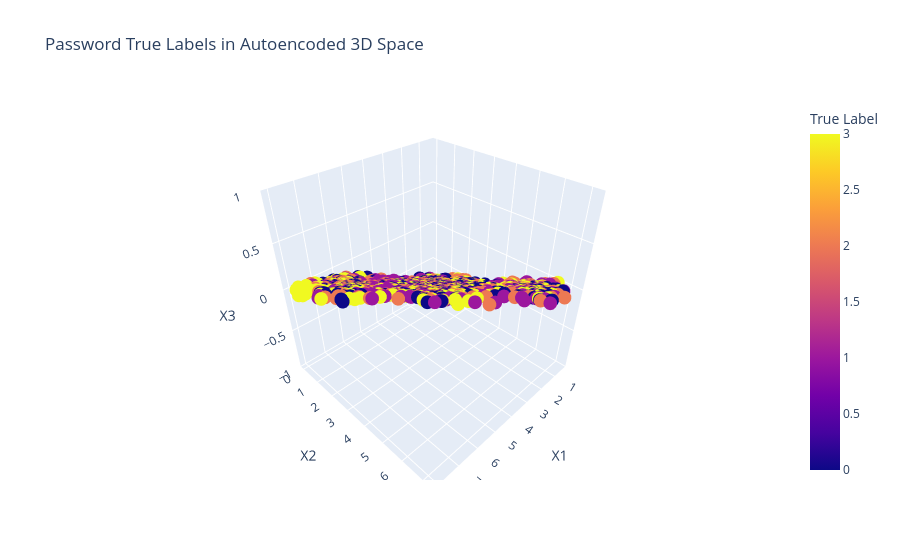
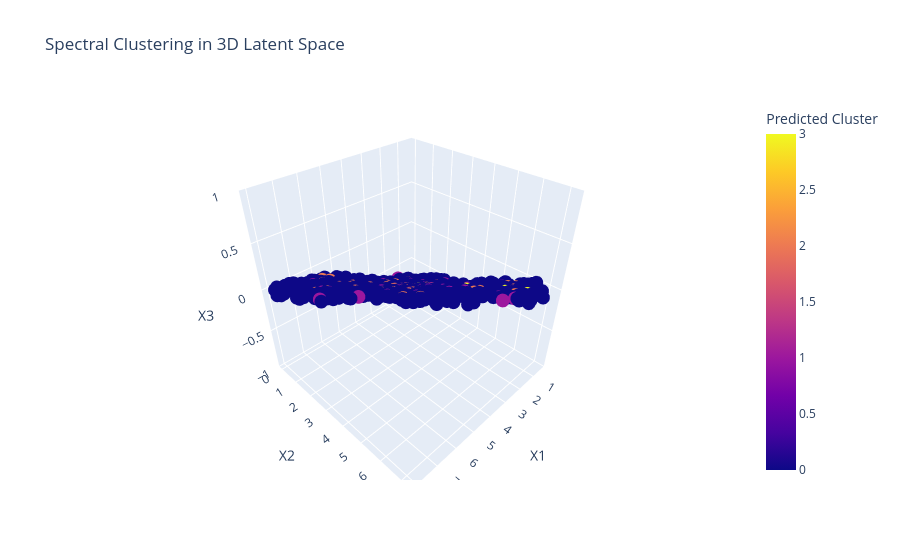

Notebook cell for these charts, in order:
### Code cell
alg_cluster_results = pd.DataFrame({
    'X1': encoded_data[:, 0],
    'X2': encoded_data[:, 1],
    'X3': encoded_data[:, 2],
    'True Label': pass_true,
    'Predicted Cluster': sc_pass_pred
})

fig_true = px.scatter_3d(
    alg_cluster_results, x='X1', y='X2', z='X3',
    color='True Label',
    title='Password True Labels in Autoencoded 3D Space'
)
fig_true.show()

fig_pred = px.scatter_3d(
    alg_cluster_results, x='X1', y='X2', z='X3',
    color='Predicted Cluster',
    title='Spectral Clustering in 3D Latent Space'
)
fig_pred.show()

### Figure 1 — Plotly figure (JSON) as saved in the notebook; plotly's stock layout.template omitted (floating-point values rounded to 4 significant figures; data arrays with more than 128 entries replaced by an {"elided": "..."} marker saying what was removed)
{"data": [{"hovertemplate": "X1=%{x}<br>X2=%{y}<br>X3=%{z}<br>True Label=%{marker.color}<extra></extra>", "legendgroup": "", "marker": {"color": {"elided": "1600 int values"}, "coloraxis": "coloraxis", "symbol": "circle"}, "mode": "markers", "name": "", "scene": "scene", "showlegend": false, "type": "scatter3d", "x": {"elided": "1600 float values"}, "y": {"elided": "1600 float values"}, "z": {"elided": "1600 int values"}}], "layout": {"coloraxis": {"colorbar": {"title": {"text": "True Label"}}, "colorscale": [[0, "#0d0887"], [0.1111, "#46039f"], [0.2222, "#7201a8"], [0.3333, "#9c179e"], [0.4444, "#bd3786"], [0.5556, "#d8576b"], [0.6667, "#ed7953"], [0.7778, "#fb9f3a"], [0.8889, "#fdca26"], [1, "#f0f921"]]}, "legend": {"tracegroupgap": 0}, "scene": {"domain": {"x": [0, 1], "y": [0, 1]}, "xaxis": {"title": {"text": "X1"}}, "yaxis": {"title": {"text": "X2"}}, "zaxis": {"title": {"text": "X3"}}}, "title": {"text": "Password True Labels in Autoencoded 3D Space"}}}

### Figure 2 — Plotly figure (JSON) as saved in the notebook; plotly's stock layout.template omitted (floating-point values rounded to 4 significant figures; data arrays with more than 128 entries replaced by an {"elided": "..."} marker saying what was removed)
{"data": [{"hovertemplate": "X1=%{x}<br>X2=%{y}<br>X3=%{z}<br>Predicted Cluster=%{marker.color}<extra></extra>", "legendgroup": "", "marker": {"color": {"elided": "1600 int values"}, "coloraxis": "coloraxis", "symbol": "circle"}, "mode": "markers", "name": "", "scene": "scene", "showlegend": false, "type": "scatter3d", "x": {"elided": "1600 float values"}, "y": {"elided": "1600 float values"}, "z": {"elided": "1600 int values"}}], "layout": {"coloraxis": {"colorbar": {"title": {"text": "Predicted Cluster"}}, "colorscale": [[0, "#0d0887"], [0.1111, "#46039f"], [0.2222, "#7201a8"], [0.3333, "#9c179e"], [0.4444, "#bd3786"], [0.5556, "#d8576b"], [0.6667, "#ed7953"], [0.7778, "#fb9f3a"], [0.8889, "#fdca26"], [1, "#f0f921"]]}, "legend": {"tracegroupgap": 0}, "scene": {"domain": {"x": [0, 1], "y": [0, 1]}, "xaxis": {"title": {"text": "X1"}}, "yaxis": {"title": {"text": "X2"}}, "zaxis": {"title": {"text": "X3"}}}, "title": {"text": "Spectral Clustering in 3D Latent Space"}}}
